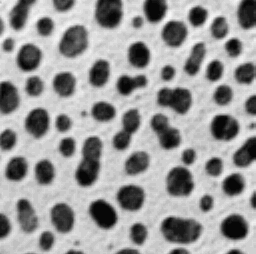
#> input picture Oitava Implementação - Segmentação pelo Método do Vale/imagem_teste_blobs.png, 256 x 254 px
$ python operacoes.py
#> lines starting #> are read from the running program, lines starting #| are printed output that depends on the picture
#> the answer given: ../Oitava Implementação - Segmentação pelo Método do Vale/imagem_teste_blobs.png
#> the answer given: ../Oitava Implementação - Segmentação pelo Método do Vale/imagem_teste_blobs.png
#> in executar, entrada is the input picture: PIL image 256x254 L; min 7, max 247, mean 151.7
from PIL import Image


def somar_imagens(primeira, segunda):
    if primeira.size != segunda.size:
        raise ValueError("As imagens devem ter a mesma largura e altura.")
    primeira = primeira.convert("L")
    segunda = segunda.convert("L")
    largura, altura = primeira.size
#> largura = 256; altura = 254
    resultado = Image.new("L", primeira.size)
#> resultado: PIL image 256x254 L; every value is 0
    for y in range(altura):
        for x in range(largura):
            soma = primeira.getpixel((x, y)) + segunda.getpixel((x, y))
            resultado.putpixel((x, y), min(255, soma))
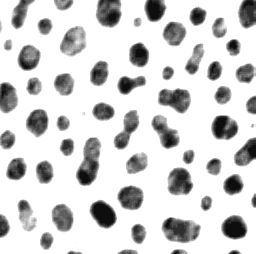
#> resultado: PIL image 256x254 L; min 14, max 255, mean 208.8
    return resultado


def subtrair_imagens(primeira, segunda):
    if primeira.size != segunda.size:
        raise ValueError("As imagens devem ter a mesma largura e altura.")
    primeira = primeira.convert("L")
    segunda = segunda.convert("L")
    largura, altura = primeira.size
#> largura = 256; altura = 254
    resultado = Image.new("L", primeira.size)
    for y in range(altura):
        for x in range(largura):
            diferenca = primeira.getpixel((x, y)) - segunda.getpixel((x, y))
            resultado.putpixel((x, y), max(0, diferenca))
    return resultado


def espelhar_horizontal(imagem):
    imagem = imagem.convert("L")
    largura, altura = imagem.size
#> largura = 256; altura = 254
    resultado = Image.new("L", imagem.size)
    for y in range(altura):
        for x in range(largura):
            resultado.putpixel((x, y), imagem.getpixel((largura - 1 - x, y)))
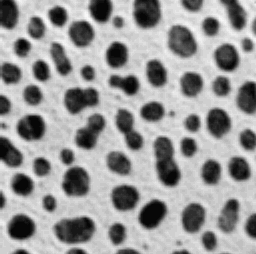
#> resultado: PIL image 256x254 L; min 7, max 247, mean 151.7
    return resultado


def executar():
    caminho_primeira = input("Caminho da primeira imagem: ").strip().strip('"')
    caminho_segunda = input("Caminho da segunda imagem: ").strip().strip('"')
    try:
        with Image.open(caminho_primeira) as entrada:
            primeira = entrada.convert("L")
        with Image.open(caminho_segunda) as entrada:
            segunda = entrada.convert("L")
        soma = somar_imagens(primeira, segunda)
        diferenca = subtrair_imagens(primeira, segunda)
        espelhada = espelhar_horizontal(primeira)
        soma.save("adicao.png")
        diferenca.save("subtracao.png")
        espelhada.save("espelhamento.png")
        print("Resultados salvos na pasta de execução.")
    except (OSError, ValueError) as erro:
        print("Erro:", erro)
        raise SystemExit(1)


if __name__ == "__main__":
    executar()
